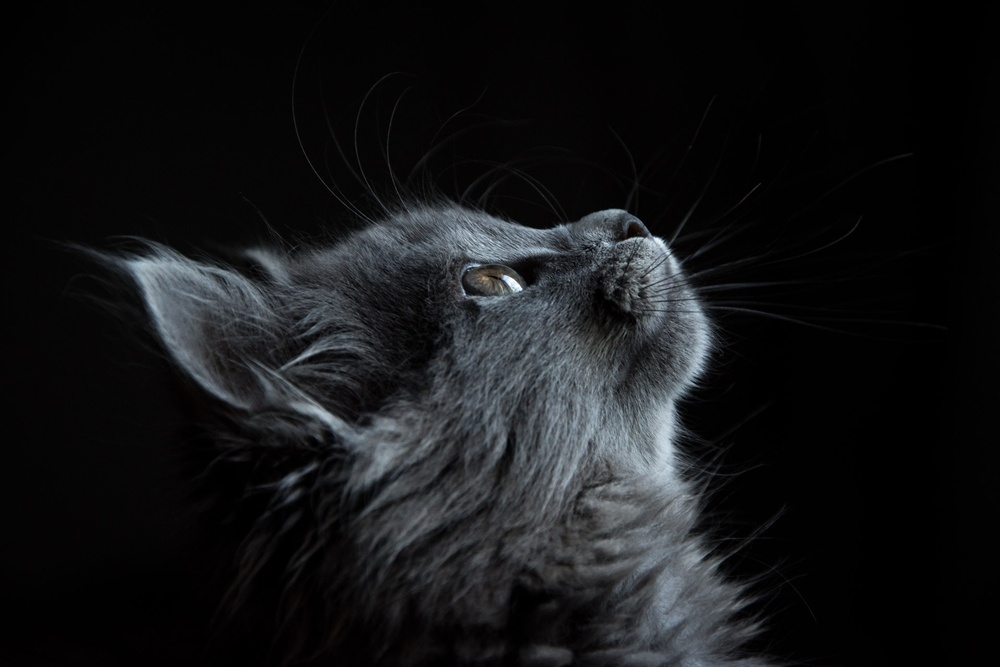
%> input picture images/pexels-snapwire.jpg, 1000 x 667 px, shrunk from 1920 x 1280 before the run
$ octave bit.m   (GNU Octave 9; MATLAB toolbox functions it lacks are replaced by stand-ins)
%> lines starting %> are read from the running program, lines starting %| are printed output that depends on the picture
clear all; close all;
img = imread('C:\Users\TJ\Desktop\matlab octave\pexels-snapwire.jpg');
%> img is the input picture: size 667x1000x3 uint8; mean R, G, B 20.9, 21.9, 23.4
img7 = img; img6 = img; img5 = img; img4 = img;
img3 = img; img2 = img; img1 = img; img0 = img;
img7 = double(bitand(img,128)); img6 = double(bitand(img,64));
img5 = double(bitand(img,32)); img4 = double(bitand(img,16));
%> after `img4 = double(bitand(img,16))`:
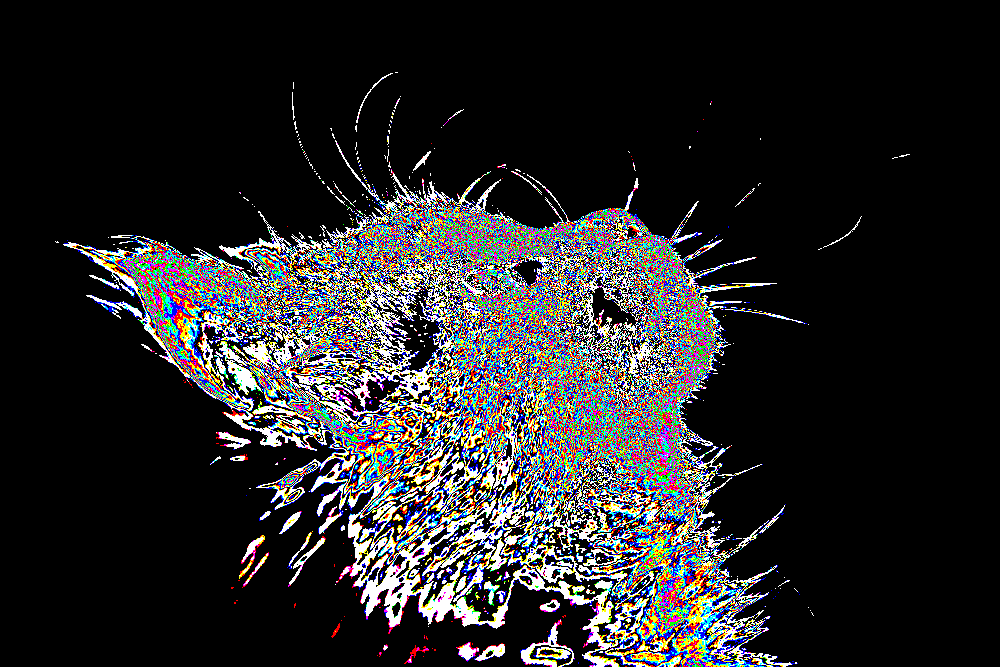
%> img4: size 667x1000x3 double; mean R, G, B 2.5, 2.46, 2.49; drawn with min black and max white
img3 = double(bitand(img,8)); img2 = double(bitand(img,4));
%> after `img3 = double(bitand(img,8))`:
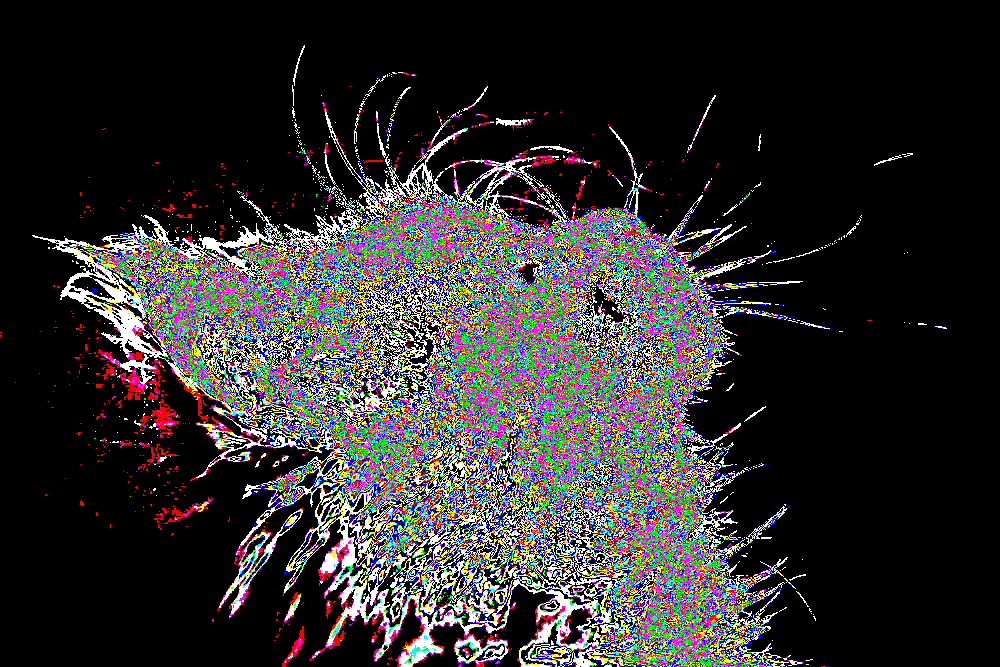
%> img3: size 667x1000x3 double; mean R, G, B 1.52, 1.44, 1.46; drawn with min black and max white
%> after `img2 = double(bitand(img,4))`:
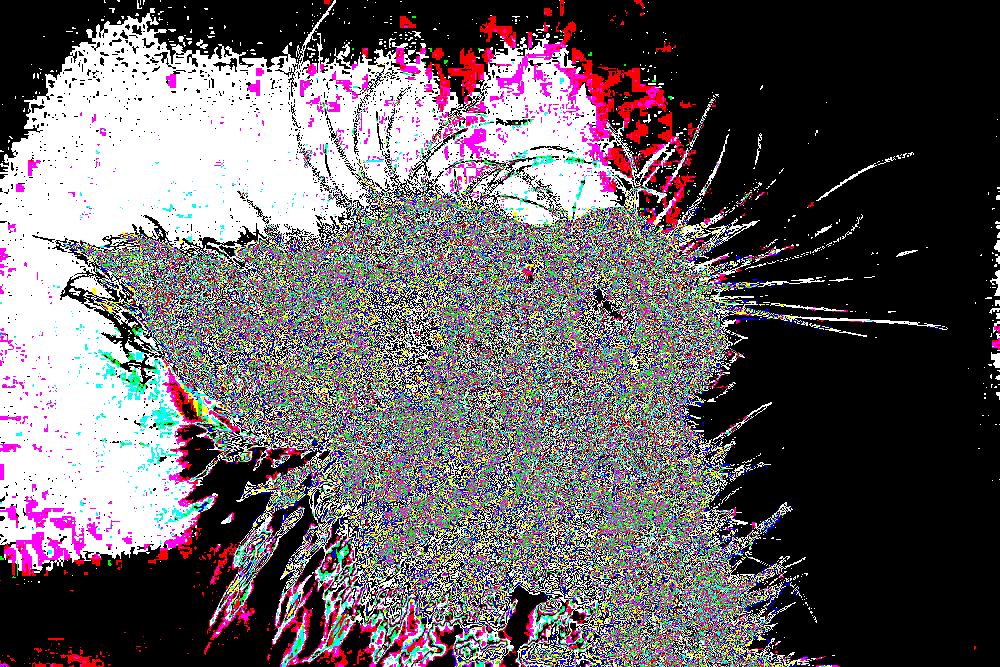
%> img2: size 667x1000x3 double; mean R, G, B 1.62, 1.51, 1.58; drawn with min black and max white
img1 = double(bitand(img,2)); img0 = double(bitand(img,1));
%> after `img1 = double(bitand(img,2))`:
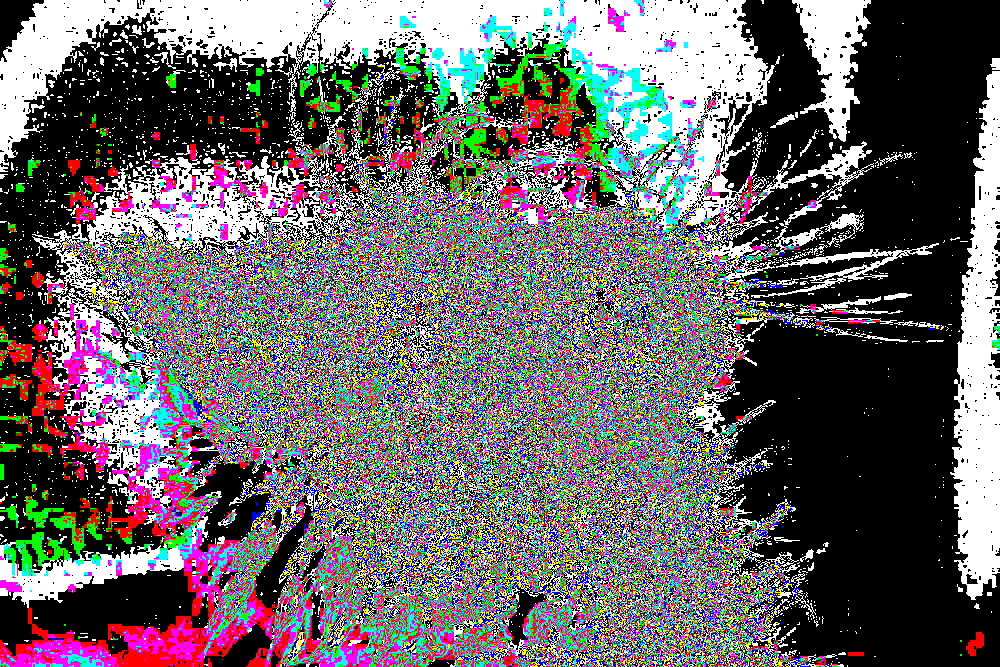
%> img1: size 667x1000x3 double; mean R, G, B 0.84, 0.806, 0.822; drawn with min black and max white
%> after `img0 = double(bitand(img,1))`:
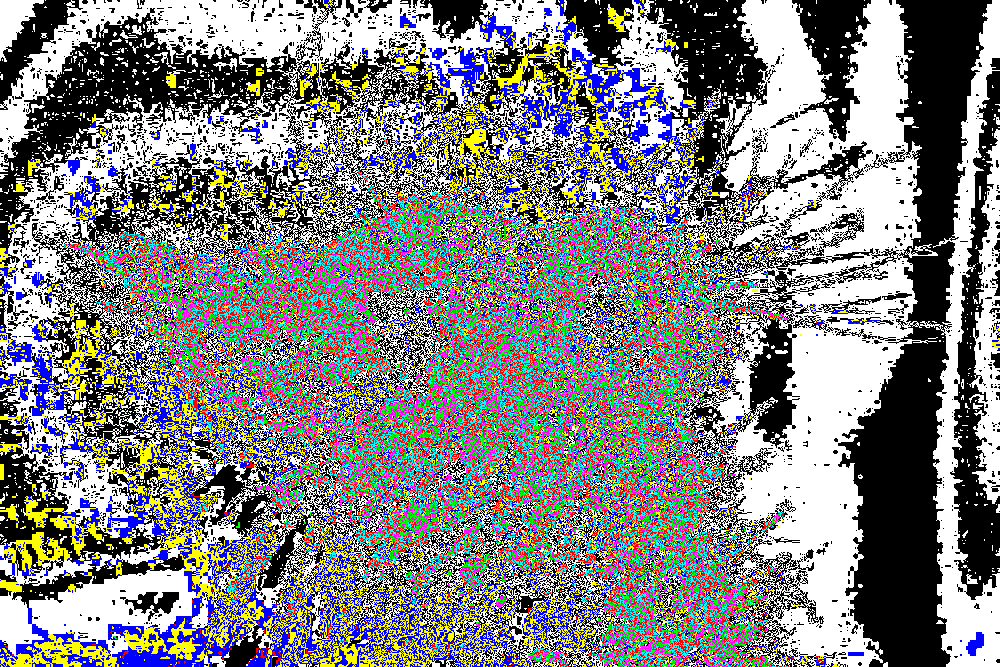
%> img0: size 667x1000x3 double; mean R, G, B 0.512, 0.51, 0.516
figure;
subplot(2,2,1); imshow(img7); title('Bit-plane 7');
subplot(2,2,2); imshow(img6); title('Bit-plane 6');
subplot(2,2,3); imshow(img5); title('Bit-plane 5');
subplot(2,2,4); imshow(img4); title('Bit-plane 4');
%> after `title('Bit-plane 4')`:
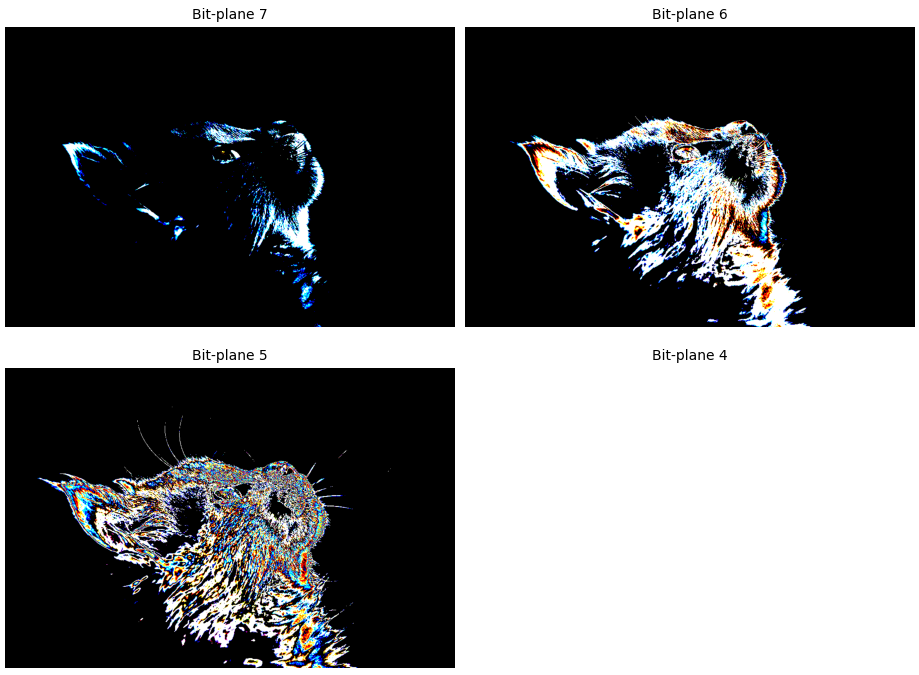
%> figure redrawn from the program's plot data, 4 panels
figure;
subplot(2,2,1); imshow(img3); title('Bit-plane 3');
subplot(2,2,2); imshow(img2); title('Bit-plane 2');
subplot(2,2,3); imshow(img1); title('Bit-plane 1');
subplot(2,2,4); imshow(img0); title('Bit-plane 0');
%> after `title('Bit-plane 0')`:
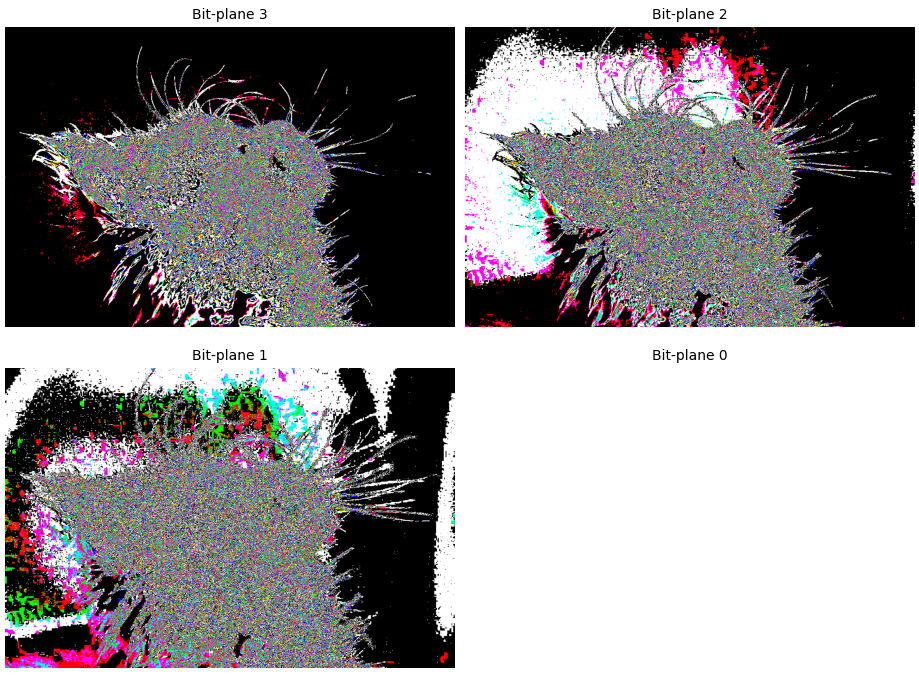
%> figure redrawn from the program's plot data, 4 panels
